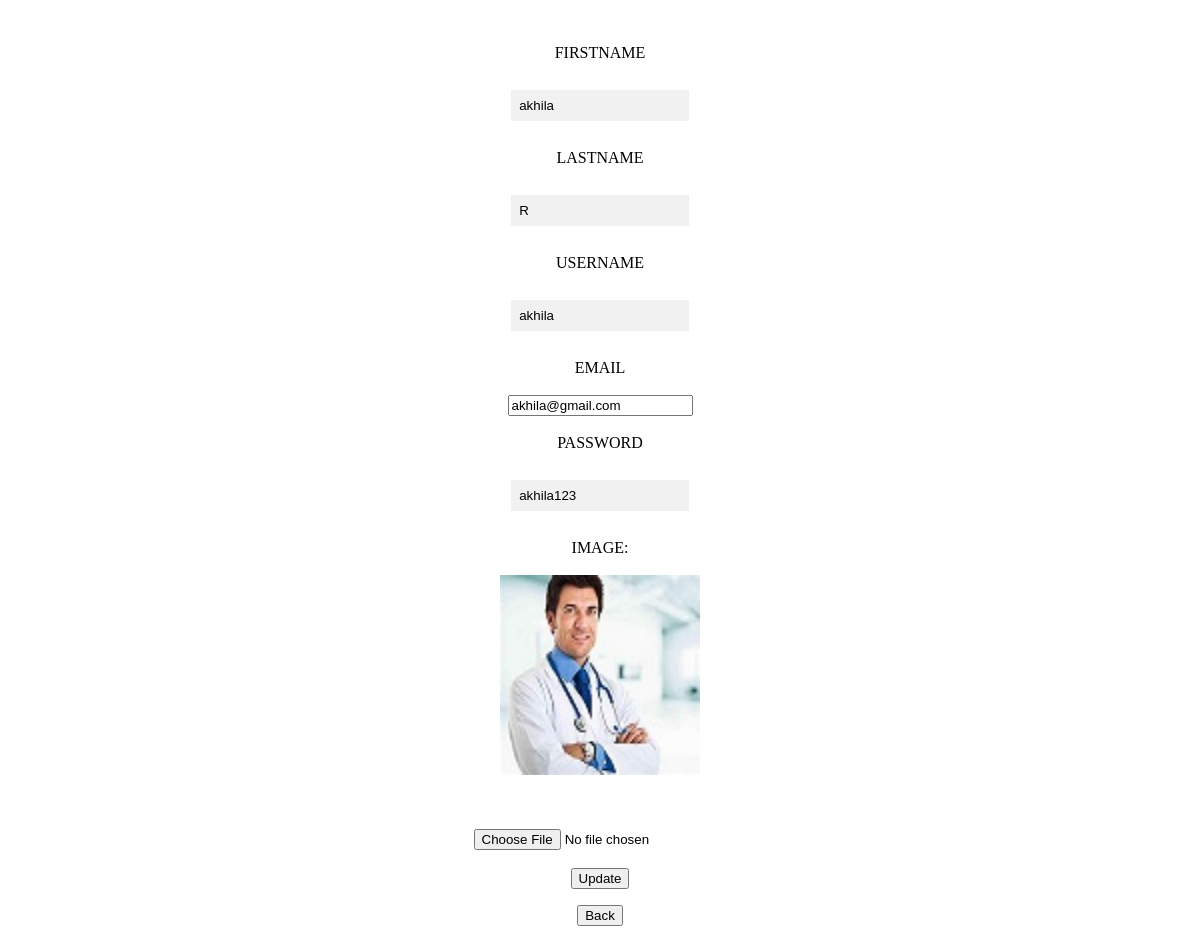
Screenshot of /update_pr_st (signed in) with the database file from the repository.
### learn/models.py (models this page shows)
class Registration(models.Model):
    First_name = models.CharField(max_length=200, null=True)
    Last_name = models.CharField(max_length=200, null=True)
    Email = models.EmailField(max_length=200, null=True)
    Password = models.CharField(max_length=200, null=True)
    Registration_date = models.DateField(auto_now_add=True, null=True)
    Num_of_courses_enrolled = models.IntegerField(default=0, null=True)
    Num_of_courses_completed = models.IntegerField(default=0, null=True)
    Qualification = models.TextField(null=True)
    Introduction_brief = models.TextField(null=True)
    Image = models.ImageField(upload_to='media', null=True)
    Num_of_enrolled_students = models.IntegerField(null=True)
    Average_review_rating = models.IntegerField(null=True)
    Num_of_reviews = models.IntegerField(null=True)
    About_website = models.TextField(null=True)
    User_role = models.CharField(max_length=200, null=True)
    user = models.OneToOneField(User,on_delete = models.CASCADE, null = True)

### learn/views.py (the view, shortened to what this page needs)
# urls.py: path('update_pr_st',learn.views.update_pr_st,name='update_pr_st'),
def update_pr_st(request):
    b = Registration.objects.get(id = request.session['logg'])
    um = User.objects.get(email = b.Email)
    return render(request, 'update_pr_st.html', {'b': b,'um':um})

### Templates/update_pr_st.html (shortened to what this page needs)
{% load static %}
<html lang="en">
<head>
    <link rel="stylesheet" type="text/css" href="{% static 'trt.css' %}">
</head>
<body class= "pic" background="{% static 'trt.jpg' %}">
    <div  class="cen" align="center">
        <form method="post" action="{% url 'update_pr_st' %}" enctype="multipart/form-data">
            <br><br>
                FIRSTNAME <br><br><input type="text" value="{{b.First_name}}" name="first_name"><br><br>
                LASTNAME <br><br><input type="text" value="{{b.Last_name}}" name="last_name"><br><br>
                USERNAME <br><br><input type="text" value="{{um.username}}" name="user_name"><br><br>
                EMAIL <br><br><input type="email" value="{{b.Email}}" name="email"><br><br>
                PASSWORD <br><br><input type="text" value="{{b.Password}}" name="psw"><br><br>
                IMAGE: <br><br><img src="/media/{{b.Image}}" alt="No image" height="200px" width="200px"><br><br>
                <br><br><input type="file" value="Upload new image" name="imgg1"><br><br>
                <input type="submit" value="Update">
        </form>
    </div>
<div align="center">
   <button type="submit" onclick="location.href='{% url 'student_home' %}'" name='mybtn2'>Back</button>
</div>
</body>
</html>

### static/trt.css (style rules this page uses)
* { box-sizing: border-box }
input[type=text], input[type=password] { width: 15%; padding: 8px 8px; margin: 10px 0; display: inline-block; border: none; background: #f1f1f1; }
.pic { background-repeat: no-repeat; background-attachment: fixed; background-size: cover; background-size: 100%; }

### rows the page displays
Registration: first_name "akhila", last_name "R", email "akhila@gmail.com", psw "akhila123", Image (picture)
